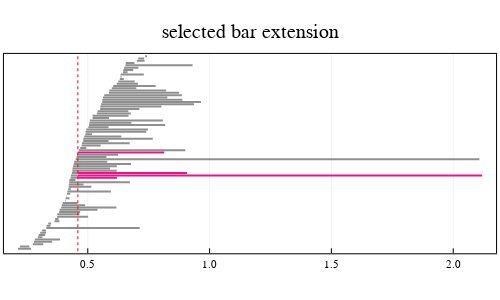

The notebook cell saved with this chart:
### Code cell
# find the corresponding bar extension
be = BE_param[y]

# plot the bar extension
barcode_VR = barcode(C_VR, dim = dim)
p = plot_barcode(barcode_VR, title = "selected bar extension", lw = 2, selected_bars = be, epsilon= param, v_line = [param])
plot(p, size = (500, 300))

### Figure 1 — Plotly figure (JSON) as saved in the notebook; plotly's stock layout.template omitted (floating-point values rounded to 4 significant figures)
{"data": [{"colorbar": {"title": ""}, "hoverinfo": "text", "legendgroup": "y1", "line": {"color": "rgba(143, 143, 143, 1.000)", "dash": "solid", "shape": "linear", "width": 2}, "mode": "lines", "name": "y1", "showlegend": true, "text": ["class 18", "class 18"], "type": "scatter", "x": [0.213, 0.2671], "xaxis": "x1", "y": [1, 1], "yaxis": "y1", "zmax": null, "zmin": null}, {"colorbar": {"title": ""}, "hoverinfo": "text", "legendgroup": "y2", "line": {"color": "rgba(143, 143, 143, 1.000)", "dash": "solid", "shape": "linear", "width": 2}, "mode": "lines", "name": "y2", "showlegend": true, "text": ["class 19", "class 19"], "type": "scatter", "x": [0.2217, 0.26], "xaxis": "x1", "y": [2, 2], "yaxis": "y1", "zmax": null, "zmin": null}, {"colorbar": {"title": ""}, "hoverinfo": "text", "legendgroup": "y3", "line": {"color": "rgba(143, 143, 143, 1.000)", "dash": "solid", "shape": "linear", "width": 2}, "mode": "lines", "name": "y3", "showlegend": true, "text": ["class 20", "class 20"], "type": "scatter", "x": [0.2744, 0.3171], "xaxis": "x1", "y": [3, 3], "yaxis": "y1", "zmax": null, "zmin": null}, {"colorbar": {"title": ""}, "hoverinfo": "text", "legendgroup": "y4", "line": {"color": "rgba(143, 143, 143, 1.000)", "dash": "solid", "shape": "linear", "width": 2}, "mode": "lines", "name": "y4", "showlegend": true, "text": ["class 21", "class 21"], "type": "scatter", "x": [0.2791, 0.3537], "xaxis": "x1", "y": [4, 4], "yaxis": "y1", "zmax": null, "zmin": null}, {"colorbar": {"title": ""}, "hoverinfo": "text", "legendgroup": "y5", "line": {"color": "rgba(143, 143, 143, 1.000)", "dash": "solid", "shape": "linear", "width": 2}, "mode": "lines", "name": "y5", "showlegend": true, "text": ["class 22", "class 22"], "type": "scatter", "x": [0.2825, 0.386], "xaxis": "x1", "y": [5, 5], "yaxis": "y1", "zmax": null, "zmin": null}, {"colorbar": {"title": ""}, "hoverinfo": "text", "legendgroup": "y6", "line": {"color": "rgba(143, 143, 143, 1.000)", "dash": "solid", "shape": "linear", "width": 2}, "mode": "lines", "name": "y6", "showlegend": true, "text": ["class 1", "class 1"], "type": "scatter", "x": [0.295, 0.3141], "xaxis": "x1", "y": [6, 6], "yaxis": "y1", "zmax": null, "zmin": null}, {"colorbar": {"title": ""}, "hoverinfo": "text", "legendgroup": "y7", "line": {"color": "rgba(143, 143, 143, 1.000)", "dash": "solid", "shape": "linear", "width": 2}, "mode": "lines", "name": "y7", "showlegend": true, "text": ["class 2", "class 2"], "type": "scatter", "x": [0.2981, 0.3251], "xaxis": "x1", "y": [7, 7], "yaxis": "y1", "zmax": null, "zmin": null}, {"colorbar": {"title": ""}, "hoverinfo": "text", "legendgroup": "y8", "line": {"color": "rgba(143, 143, 143, 1.000)", "dash": "solid", "shape": "linear", "width": 2}, "mode": "lines", "name": "y8", "showlegend": true, "text": ["class 3", "class 3"], "type": "scatter", "x": [0.3047, 0.3284], "xaxis": "x1", "y": [8, 8], "yaxis": "y1", "zmax": null, "zmin": null}, {"colorbar": {"title": ""}, "hoverinfo": "text", "legendgroup": "y9", "line": {"color": "rgba(143, 143, 143, 1.000)", "dash": "solid", "shape": "linear", "width": 2}, "mode": "lines", "name": "y9", "showlegend": true, "text": ["class 23", "class 23"], "type": "scatter", "x": [0.3123, 0.3288], "xaxis": "x1", "y": [9, 9], "yaxis": "y1", "zmax": null, "zmin": null}, {"colorbar": {"title": ""}, "hoverinfo": "text", "legendgroup": "y10", "line": {"color": "rgba(143, 143, 143, 1.000)", "dash": "solid", "shape": "linear", "width": 2}, "mode": "lines", "name": "y10", "showlegend": true, "text": ["class 73", "class 73"], "type": "scatter", "x": [0.3297, 0.7131], "xaxis": "x1", "y": [10, 10], "yaxis": "y1", "zmax": null, "zmin": null}, {"colorbar": {"title": ""}, "hoverinfo": "text", "legendgroup": "y11", "line": {"color": "rgba(143, 143, 143, 1.000)", "dash": "solid", "shape": "linear", "width": 2}, "mode": "lines", "name": "y11", "showlegend": true, "text": ["class 24", "class 24"], "type": "scatter", "x": [0.3308, 0.3467], "xaxis": "x1", "y": [11, 11], "yaxis": "y1", "zmax": null, "zmin": null}, {"colorbar": {"title": ""}, "hoverinfo": "text", "legendgroup": "y12", "line": {"color": "rgba(143, 143, 143, 1.000)", "dash": "solid", "shape": "linear", "width": 2}, "mode": "lines", "name": "y12", "showlegend": true, "text": ["class 4", "class 4"], "type": "scatter", "x": [0.3379, 0.3497], "xaxis": "x1", "y": [12, 12], "yaxis": "y1", "zmax": null, "zmin": null}, {"colorbar": {"title": ""}, "hoverinfo": "text", "legendgroup": "y13", "line": {"color": "rgba(143, 143, 143, 1.000)", "dash": "solid", "shape": "linear", "width": 2}, "mode": "lines", "name": "y13", "showlegend": true, "text": ["class 25", "class 25"], "type": "scatter", "x": [0.3632, 0.384], "xaxis": "x1", "y": [13, 13], "yaxis": "y1", "zmax": null, "zmin": null}, {"colorbar": {"title": ""}, "hoverinfo": "text", "legendgroup": "y14", "line": {"color": "rgba(143, 143, 143, 1.000)", "dash": "solid", "shape": "linear", "width": 2}, "mode": "lines", "name": "y14", "showlegend": true, "text": ["class 26", "class 26"], "type": "scatter", "x": [0.3662, 0.3801], "xaxis": "x1", "y": [14, 14], "yaxis": "y1", "zmax": null, "zmin": null}, {"colorbar": {"title": ""}, "hoverinfo": "text", "legendgroup": "y15", "line": {"color": "rgba(143, 143, 143, 1.000)", "dash": "solid", "shape": "linear", "width": 2}, "mode": "lines", "name": "y15", "showlegend": true, "text": ["class 27", "class 27"], "type": "scatter", "x": [0.3742, 0.5013], "xaxis": "x1", "y": [15, 15], "yaxis": "y1", "zmax": null, "zmin": null}, {"colorbar": {"title": ""}, "hoverinfo": "text", "legendgroup": "y16", "line": {"color": "rgba(143, 143, 143, 1.000)", "dash": "solid", "shape": "linear", "width": 2}, "mode": "lines", "name": "y16", "showlegend": true, "text": ["class 28", "class 28"], "type": "scatter", "x": [0.3751, 0.4659], "xaxis": "x1", "y": [16, 16], "yaxis": "y1", "zmax": null, "zmin": null}, {"colorbar": {"title": ""}, "hoverinfo": "text", "legendgroup": "y17", "line": {"color": "rgba(143, 143, 143, 1.000)", "dash": "solid", "shape": "linear", "width": 2}, "mode": "lines", "name": "y17", "showlegend": true, "text": ["class 29", "class 29"], "type": "scatter", "x": [0.3827, 0.4686], "xaxis": "x1", "y": [17, 17], "yaxis": "y1", "zmax": null, "zmin": null}, {"colorbar": {"title": ""}, "hoverinfo": "text", "legendgroup": "y18", "line": {"color": "rgba(143, 143, 143, 1.000)", "dash": "solid", "shape": "linear", "width": 2}, "mode": "lines", "name": "y18", "showlegend": true, "text": ["class 30", "class 30"], "type": "scatter", "x": [0.3847, 0.5396], "xaxis": "x1", "y": [18, 18], "yaxis": "y1", "zmax": null, "zmin": null}, {"colorbar": {"title": ""}, "hoverinfo": "text", "legendgroup": "y19", "line": {"color": "rgba(143, 143, 143, 1.000)", "dash": "solid", "shape": "linear", "width": 2}, "mode": "lines", "name": "y19", "showlegend": true, "text": ["class 31", "class 31"], "type": "scatter", "x": [0.3908, 0.6174], "xaxis": "x1", "y": [19, 19], "yaxis": "y1", "zmax": null, "zmin": null}, {"colorbar": {"title": ""}, "hoverinfo": "text", "legendgroup": "y20", "line": {"color": "rgba(143, 143, 143, 1.000)", "dash": "solid", "shape": "linear", "width": 2}, "mode": "lines", "name": "y20", "showlegend": true, "text": ["class 32", "class 32"], "type": "scatter", "x": [0.3935, 0.4892], "xaxis": "x1", "y": [20, 20], "yaxis": "y1", "zmax": null, "zmin": null}, {"colorbar": {"title": ""}, "hoverinfo": "text", "legendgroup": "y21", "line": {"color": "rgba(143, 143, 143, 1.000)", "dash": "solid", "shape": "linear", "width": 2}, "mode": "lines", "name": "y21", "showlegend": true, "text": ["class 33", "class 33"], "type": "scatter", "x": [0.3971, 0.4572], "xaxis": "x1", "y": [21, 21], "yaxis": "y1", "zmax": null, "zmin": null}, {"colorbar": {"title": ""}, "hoverinfo": "text", "legendgroup": "y22", "line": {"color": "rgba(143, 143, 143, 1.000)", "dash": "solid", "shape": "linear", "width": 2}, "mode": "lines", "name": "y22", "showlegend": true, "text": ["class 5", "class 5"], "type": "scatter", "x": [0.4075, 0.4098], "xaxis": "x1", "y": [22, 22], "yaxis": "y1", "zmax": null, "zmin": null}, {"colorbar": {"title": ""}, "hoverinfo": "text", "legendgroup": "y23", "line": {"color": "rgba(143, 143, 143, 1.000)", "dash": "solid", "shape": "linear", "width": 2}, "mode": "lines", "name": "y23", "showlegend": true, "text": ["class 6", "class 6"], "type": "scatter", "x": [0.4095, 0.4246], "xaxis": "x1", "y": [23, 23], "yaxis": "y1", "zmax": null, "zmin": null}, {"colorbar": {"title": ""}, "hoverinfo": "text", "legendgroup": "y24", "line": {"color": "rgba(143, 143, 143, 1.000)", "dash": "solid", "shape": "linear", "width": 2}, "mode": "lines", "name": "y24", "showlegend": true, "text": ["class 7", "class 7"], "type": "scatter", "x": [0.4123, 0.4134], "xaxis": "x1", "y": [24, 24], "yaxis": "y1", "zmax": null, "zmin": null}, {"colorbar": {"title": ""}, "hoverinfo": "text", "legendgroup": "y25", "line": {"color": "rgba(143, 143, 143, 1.000)", "dash": "solid", "shape": "linear", "width": 2}, "mode": "lines", "name": "y25", "showlegend": true, "text": ["class 8", "class 8"], "type": "scatter", "x": [0.4151, 0.4281], "xaxis": "x1", "y": [25, 25], "yaxis": "y1", "zmax": null, "zmin": null}, {"colorbar": {"title": ""}, "hoverinfo": "text", "legendgroup": "y26", "line": {"color": "rgba(143, 143, 143, 1.000)", "dash": "solid", "shape": "linear", "width": 2}, "mode": "lines", "name": "y26", "showlegend": true, "text": ["class 34", "class 34"], "type": "scatter", "x": [0.4166, 0.595], "xaxis": "x1", "y": [26, 26], "yaxis": "y1", "zmax": null, "zmin": null}, {"colorbar": {"title": ""}, "hoverinfo": "text", "legendgroup": "y27", "line": {"color": "rgba(143, 143, 143, 1.000)", "dash": "solid", "shape": "linear", "width": 2}, "mode": "lines", "name": "y27", "showlegend": true, "text": ["class 9", "class 9"], "type": "scatter", "x": [0.4195, 0.4308], "xaxis": "x1", "y": [27, 27], "yaxis": "y1", "zmax": null, "zmin": null}, {"colorbar": {"title": ""}, "hoverinfo": "text", "legendgroup": "y28", "line": {"color": "rgba(143, 143, 143, 1.000)", "dash": "solid", "shape": "linear", "width": 2}, "mode": "lines", "name": "y28", "showlegend": true, "text": ["class 35", "class 35"], "type": "scatter", "x": [0.4213, 0.5145], "xaxis": "x1", "y": [28, 28], "yaxis": "y1", "zmax": null, "zmin": null}, {"colorbar": {"title": ""}, "hoverinfo": "text", "legendgroup": "y29", "line": {"color": "rgba(143, 143, 143, 1.000)", "dash": "solid", "shape": "linear", "width": 2}, "mode": "lines", "name": "y29", "showlegend": true, "text": ["class 10", "class 10"], "type": "scatter", "x": [0.4225, 0.4827], "xaxis": "x1", "y": [29, 29], "yaxis": "y1", "zmax": null, "zmin": null}, {"colorbar": {"title": ""}, "hoverinfo": "text", "legendgroup": "y30", "line": {"color": "rgba(143, 143, 143, 1.000)", "dash": "solid", "shape": "linear", "width": 2}, "mode": "lines", "name": "y30", "showlegend": true, "text": ["class 36", "class 36"], "type": "scatter", "x": [0.4236, 0.6728], "xaxis": "x1", "y": [30, 30], "yaxis": "y1", "zmax": null, "zmin": null}, {"colorbar": {"title": ""}, "hoverinfo": "text", "legendgroup": "y31", "line": {"color": "rgba(143, 143, 143, 1.000)", "dash": "solid", "shape": "linear", "width": 2}, "mode": "lines", "name": "y31", "showlegend": true, "text": ["class 37", "class 37"], "type": "scatter", "x": [0.4247, 0.4491], "xaxis": "x1", "y": [31, 31], "yaxis": "y1", "zmax": null, "zmin": null}, {"colorbar": {"title": ""}, "hoverinfo": "text", "legendgroup": "y32", "line": {"color": "rgba(143, 143, 143, 1.000)", "dash": "solid", "shape": "linear", "width": 2}, "mode": "lines", "name": "y32", "showlegend": true, "text": ["class 64", "class 64"], "type": "scatter", "x": [0.4293, 0.4593], "xaxis": "x1", "y": [32, 32], "yaxis": "y1", "zmax": null, "zmin": null}, {"colorbar": {"title": ""}, "hoverinfo": "text", "legendgroup": "y33", "line": {"color": "rgba(238, 18, 137, 1.000)", "dash": "solid", "shape": "linear", "width": 2}, "mode": "lines", "name": "y33", "showlegend": true, "text": ["class 64", "class 64"], "type": "scatter", "x": [0.4593, 0.6197], "xaxis": "x1", "y": [32, 32], "yaxis": "y1", "zmax": null, "zmin": null}, {"colorbar": {"title": ""}, "hoverinfo": "text", "legendgroup": "y34", "line": {"color": "rgba(143, 143, 143, 1.000)", "dash": "solid", "shape": "linear", "width": 2}, "mode": "lines", "name": "y34", "showlegend": true, "text": ["class 84", "class 84"], "type": "scatter", "x": [0.431, 0.4593], "xaxis": "x1", "y": [33, 33], "yaxis": "y1", "zmax": null, "zmin": null}, {"colorbar": {"title": ""}, "hoverinfo": "text", "legendgroup": "y35", "line": {"color": "rgba(238, 18, 137, 1.000)", "dash": "solid", "shape": "linear", "width": 2}, "mode": "lines", "name": "y35", "showlegend": true, "text": ["class 84", "class 84"], "type": "scatter", "x": [0.4593, 2.119], "xaxis": "x1", "y": [33, 33], "yaxis": "y1", "zmax": null, "zmin": null}, {"colorbar": {"title": ""}, "hoverinfo": "text", "legendgroup": "y36", "line": {"color": "rgba(143, 143, 143, 1.000)", "dash": "solid", "shape": "linear", "width": 2}, "mode": "lines", "name": "y36", "showlegend": true, "text": ["class 79", "class 79"], "type": "scatter", "x": [0.4348, 0.4593], "xaxis": "x1", "y": [34, 34], "yaxis": "y1", "zmax": null, "zmin": null}, {"colorbar": {"title": ""}, "hoverinfo": "text", "legendgroup": "y37", "line": {"color": "rgba(238, 18, 137, 1.000)", "dash": "solid", "shape": "linear", "width": 2}, "mode": "lines", "name": "y37", "showlegend": true, "text": ["class 79", "class 79"], "type": "scatter", "x": [0.4593, 0.9071], "xaxis": "x1", "y": [34, 34], "yaxis": "y1", "zmax": null, "zmin": null}, {"colorbar": {"title": ""}, "hoverinfo": "text", "legendgroup": "y38", "line": {"color": "rgba(143, 143, 143, 1.000)", "dash": "solid", "shape": "linear", "width": 2}, "mode": "lines", "name": "y38", "showlegend": true, "text": ["class 38", "class 38"], "type": "scatter", "x": [0.4367, 0.619], "xaxis": "x1", "y": [35, 35], "yaxis": "y1", "zmax": null, "zmin": null}, {"colorbar": {"title": ""}, "hoverinfo": "text", "legendgroup": "y39", "line": {"color": "rgba(143, 143, 143, 1.000)", "dash": "solid", "shape": "linear", "width": 2}, "mode": "lines", "name": "y39", "showlegend": true, "text": ["class 39", "class 39"], "type": "scatter", "x": [0.4373, 0.5912], "xaxis": "x1", "y": [36, 36], "yaxis": "y1", "zmax": null, "zmin": null}, {"colorbar": {"title": ""}, "hoverinfo": "text", "legendgroup": "y40", "line": {"color": "rgba(143, 143, 143, 1.000)", "dash": "solid", "shape": "linear", "width": 2}, "mode": "lines", "name": "y40", "showlegend": true, "text": ["class 65", "class 65"], "type": "scatter", "x": [0.439, 0.6189], "xaxis": "x1", "y": [37, 37], "yaxis": "y1", "zmax": null, "zmin": null}, {"colorbar": {"title": ""}, "hoverinfo": "text", "legendgroup": "y41", "line": {"color": "rgba(143, 143, 143, 1.000)", "dash": "solid", "shape": "linear", "width": 2}, "mode": "lines", "name": "y41", "showlegend": true, "text": ["class 74", "class 74"], "type": "scatter", "x": [0.4425, 0.6776], "xaxis": "x1", "y": [38, 38], "yaxis": "y1", "zmax": null, "zmin": null}, {"colorbar": {"title": ""}, "hoverinfo": "text", "legendgroup": "y42", "line": {"color": "rgba(143, 143, 143, 1.000)", "dash": "solid", "shape": "linear", "width": 2}, "mode": "lines", "name": "y42", "showlegend": true, "text": ["class 40", "class 40"], "type": "scatter", "x": [0.4438, 0.5799], "xaxis": "x1", "y": [39, 39], "yaxis": "y1", "zmax": null, "zmin": null}, {"colorbar": {"title": ""}, "hoverinfo": "text", "legendgroup": "y43", "line": {"color": "rgba(143, 143, 143, 1.000)", "dash": "solid", "shape": "linear", "width": 2}, "mode": "lines", "name": "y43", "showlegend": true, "text": ["class 85", "class 85"], "type": "scatter", "x": [0.4504, 2.108], "xaxis": "x1", "y": [40, 40], "yaxis": "y1", "zmax": null, "zmin": null}, {"colorbar": {"title": ""}, "hoverinfo": "text", "legendgroup": "y44", "line": {"color": "rgba(143, 143, 143, 1.000)", "dash": "solid", "shape": "linear", "width": 2}, "mode": "lines", "name": "y44", "showlegend": true, "text": ["class 41", "class 41"], "type": "scatter", "x": [0.4536, 0.5765], "xaxis": "x1", "y": [41, 41], "yaxis": "y1", "zmax": null, "zmin": null}, {"colorbar": {"title": ""}, "hoverinfo": "text", "legendgroup": "y45", "line": {"color": "rgba(143, 143, 143, 1.000)", "dash": "solid", "shape": "linear", "width": 2}, "mode": "lines", "name": "y45", "showlegend": true, "text": ["class 66", "class 66"], "type": "scatter", "x": [0.4558, 0.6245], "xaxis": "x1", "y": [42, 42], "yaxis": "y1", "zmax": null, "zmin": null}, {"colorbar": {"title": ""}, "hoverinfo": "text", "legendgroup": "y46", "line": {"color": "rgba(143, 143, 143, 1.000)", "dash": "solid", "shape": "linear", "width": 2}, "mode": "lines", "name": "y46", "showlegend": true, "text": ["class 75", "class 75"], "type": "scatter", "x": [0.4593, 0.4593], "xaxis": "x1", "y": [43, 43], "yaxis": "y1", "zmax": null, "zmin": null}, {"colorbar": {"title": ""}, "hoverinfo": "text", "legendgroup": "y47", "line": {"color": "rgba(238, 18, 137, 1.000)", "dash": "solid", "shape": "linear", "width": 2}, "mode": "lines", "name": "y47", "showlegend": true, "text": ["class 75", "class 75"], "type": "scatter", "x": [0.4593, 0.8139], "xaxis": "x1", "y": [43, 43], "yaxis": "y1", "zmax": null, "zmin": null}, {"colorbar": {"title": ""}, "hoverinfo": "text", "legendgroup": "y48", "line": {"color": "rgba(143, 143, 143, 1.000)", "dash": "solid", "shape": "linear", "width": 2}, "mode": "lines", "name": "y48", "showlegend": true, "text": ["class 80", "class 80"], "type": "scatter", "x": [0.463, 0.9004], "xaxis": "x1", "y": [44, 44], "yaxis": "y1", "zmax": null, "zmin": null}, {"colorbar": {"title": ""}, "hoverinfo": "text", "legendgroup": "y49", "line": {"color": "rgba(143, 143, 143, 1.000)", "dash": "solid", "shape": "linear", "width": 2}, "mode": "lines", "name": "y49", "showlegend": true, "text": ["class 11", "class 11"], "type": "scatter", "x": [0.4689, 0.4939], "xaxis": "x1", "y": [45, 45], "yaxis": "y1", "zmax": null, "zmin": null}, {"colorbar": {"title": ""}, "hoverinfo": "text", "legendgroup": "y50", "line": {"color": "rgba(143, 143, 143, 1.000)", "dash": "solid", "shape": "linear", "width": 2}, "mode": "lines", "name": "y50", "showlegend": true, "text": ["class 42", "class 42"], "type": "scatter", "x": [0.4745, 0.5528], "xaxis": "x1", "y": [46, 46], "yaxis": "y1", "zmax": null, "zmin": null}, {"colorbar": {"title": ""}, "hoverinfo": "text", "legendgroup": "y51", "line": {"color": "rgba(143, 143, 143, 1.000)", "dash": "solid", "shape": "linear", "width": 2}, "mode": "lines", "name": "y51", "showlegend": true, "text": ["class 67", "class 67"], "type": "scatter", "x": [0.476, 0.6721], "xaxis": "x1", "y": [47, 47], "yaxis": "y1", "zmax": null, "zmin": null}, {"colorbar": {"title": ""}, "hoverinfo": "text", "legendgroup": "y52", "line": {"color": "rgba(143, 143, 143, 1.000)", "dash": "solid", "shape": "linear", "width": 2}, "mode": "lines", "name": "y52", "showlegend": true, "text": ["class 43", "class 43"], "type": "scatter", "x": [0.481, 0.5852], "xaxis": "x1", "y": [48, 48], "yaxis": "y1", "zmax": null, "zmin": null}, {"colorbar": {"title": ""}, "hoverinfo": "text", "legendgroup": "y53", "line": {"color": "rgba(143, 143, 143, 1.000)", "dash": "solid", "shape": "linear", "width": 2}, "mode": "lines", "name": "y53", "showlegend": true, "text": ["class 76", "class 76"], "type": "scatter", "x": [0.4817, 0.7668], "xaxis": "x1", "y": [49, 49], "yaxis": "y1", "zmax": null, "zmin": null}, {"colorbar": {"title": ""}, "hoverinfo": "text", "legendgroup": "y54", "line": {"color": "rgba(143, 143, 143, 1.000)", "dash": "solid", "shape": "linear", "width": 2}, "mode": "lines", "name": "y54", "showlegend": true, "text": ["class 44", "class 44"], "type": "scatter", "x": [0.4853, 0.6376], "xaxis": "x1", "y": [50, 50], "yaxis": "y1", "zmax": null, "zmin": null}, {"colorbar": {"title": ""}, "hoverinfo": "text", "legendgroup": "y55", "line": {"color": "rgba(143, 143, 143, 1.000)", "dash": "solid", "shape": "linear", "width": 2}, "mode": "lines", "name": "y55", "showlegend": true, "text": ["class 45", "class 45"], "type": "scatter", "x": [0.4902, 0.5172], "xaxis": "x1", "y": [51, 51], "yaxis": "y1", "zmax": null, "zmin": null}, {"colorbar": {"title": ""}, "hoverinfo": "text", "legendgroup": "y56", "line": {"color": "rgba(143, 143, 143, 1.000)", "dash": "solid", "shape": "linear", "width": 2}, "mode": "lines", "name": "y56", "showlegend": true, "text": ["class 68", "class 68"], "type": "scatter", "x": [0.4908, 0.74], "xaxis": "x1", "y": [52, 52], "yaxis": "y1", "zmax": null, "zmin": null}, {"colorbar": {"title": ""}, "hoverinfo": "text", "legendgroup": "y57", "line": {"color": "rgba(143, 143, 143, 1.000)", "dash": "solid", "shape": "linear", "width": 2}, "mode": "lines", "name": "y57", "showlegend": true, "text": ["class 46", "class 46"], "type": "scatter", "x": [0.4939, 0.7472], "xaxis": "x1", "y": [53, 53], "yaxis": "y1", "zmax": null, "zmin": null}, {"colorbar": {"title": ""}, "hoverinfo": "text", "legendgroup": "y58", "line": {"color": "rgba(143, 143, 143, 1.000)", "dash": "solid", "shape": "linear", "width": 2}, "mode": "lines", "name": "y58", "showlegend": true, "text": ["class 47", "class 47"], "type": "scatter", "x": [0.5024, 0.5854], "xaxis": "x1", "y": [54, 54], "yaxis": "y1", "zmax": null, "zmin": null}, {"colorbar": {"title": ""}, "hoverinfo": "text", "legendgroup": "y59", "line": {"color": "rgba(143, 143, 143, 1.000)", "dash": "solid", "shape": "linear", "width": 2}, "mode": "lines", "name": "y59", "showlegend": true, "text": ["class 77", "class 77"], "type": "scatter", "x": [0.5051, 0.8171], "xaxis": "x1", "y": [55, 55], "yaxis": "y1", "zmax": null, "zmin": null}, {"colorbar": {"title": ""}, "hoverinfo": "text", "legendgroup": "y60", "line": {"color": "rgba(143, 143, 143, 1.000)", "dash": "solid", "shape": "linear", "width": 2}, "mode": "lines", "name": "y60", "showlegend": true, "text": ["class 48", "class 48"], "type": "scatter", "x": [0.5069, 0.6791], "xaxis": "x1", "y": [56, 56], "yaxis": "y1", "zmax": null, "zmin": null}, {"colorbar": {"title": ""}, "hoverinfo": "text", "legendgroup": "y61", "line": {"color": "rgba(143, 143, 143, 1.000)", "dash": "solid", "shape": "linear", "width": 2}, "mode": "lines", "name": "y61", "showlegend": true, "text": ["class 69", "class 69"], "type": "scatter", "x": [0.5085, 0.8084], "xaxis": "x1", "y": [57, 57], "yaxis": "y1", "zmax": null, "zmin": null}, {"colorbar": {"title": ""}, "hoverinfo": "text", "legendgroup": "y62", "line": {"color": "rgba(143, 143, 143, 1.000)", "dash": "solid", "shape": "linear", "width": 2}, "mode": "lines", "name": "y62", "showlegend": true, "text": ["class 49", "class 49"], "type": "scatter", "x": [0.5198, 0.5868], "xaxis": "x1", "y": [58, 58], "yaxis": "y1", "zmax": null, "zmin": null}, {"colorbar": {"title": ""}, "hoverinfo": "text", "legendgroup": "y63", "line": {"color": "rgba(143, 143, 143, 1.000)", "dash": "solid", "shape": "linear", "width": 2}, "mode": "lines", "name": "y63", "showlegend": true, "text": ["class 50", "class 50"], "type": "scatter", "x": [0.5198, 0.6671], "xaxis": "x1", "y": [59, 59], "yaxis": "y1", "zmax": null, "zmin": null}, {"colorbar": {"title": ""}, "hoverinfo": "text", "legendgroup": "y64", "line": {"color": "rgba(143, 143, 143, 1.000)", "dash": "solid", "shape": "linear", "width": 2}, "mode": "lines", "name": "y64", "showlegend": true, "text": ["class 12", "class 12"], "type": "scatter", "x": [0.5372, 0.6769], "xaxis": "x1", "y": [60, 60], "yaxis": "y1", "zmax": null, "zmin": null}, {"colorbar": {"title": ""}, "hoverinfo": "text", "legendgroup": "y65", "line": {"color": "rgba(143, 143, 143, 1.000)", "dash": "solid", "shape": "linear", "width": 2}, "mode": "lines", "name": "y65", "showlegend": true, "text": ["class 51", "class 51"], "type": "scatter", "x": [0.5403, 0.6667], "xaxis": "x1", "y": [61, 61], "yaxis": "y1", "zmax": null, "zmin": null}, {"colorbar": {"title": ""}, "hoverinfo": "text", "legendgroup": "y66", "line": {"color": "rgba(143, 143, 143, 1.000)", "dash": "solid", "shape": "linear", "width": 2}, "mode": "lines", "name": "y66", "showlegend": true, "text": ["class 52", "class 52"], "type": "scatter", "x": [0.5509, 0.7119], "xaxis": "x1", "y": [62, 62], "yaxis": "y1", "zmax": null, "zmin": null}, {"colorbar": {"title": ""}, "hoverinfo": "text", "legendgroup": "y67", "line": {"color": "rgba(143, 143, 143, 1.000)", "dash": "solid", "shape": "linear", "width": 2}, "mode": "lines", "name": "y67", "showlegend": true, "text": ["class 53", "class 53"], "type": "scatter", "x": [0.5512, 0.8021], "xaxis": "x1", "y": [63, 63], "yaxis": "y1", "zmax": null, "zmin": null}, {"colorbar": {"title": ""}, "hoverinfo": "text", "legendgroup": "y68", "line": {"color": "rgba(143, 143, 143, 1.000)", "dash": "solid", "shape": "linear", "width": 2}, "mode": "lines", "name": "y68", "showlegend": true, "text": ["class 82", "class 82"], "type": "scatter", "x": [0.5547, 0.936], "xaxis": "x1", "y": [64, 64], "yaxis": "y1", "zmax": null, "zmin": null}, {"colorbar": {"title": ""}, "hoverinfo": "text", "legendgroup": "y69", "line": {"color": "rgba(143, 143, 143, 1.000)", "dash": "solid", "shape": "linear", "width": 2}, "mode": "lines", "name": "y69", "showlegend": true, "text": ["class 83", "class 83"], "type": "scatter", "x": [0.5594, 0.9647], "xaxis": "x1", "y": [65, 65], "yaxis": "y1", "zmax": null, "zmin": null}, {"colorbar": {"title": ""}, "hoverinfo": "text", "legendgroup": "y70", "line": {"color": "rgba(143, 143, 143, 1.000)", "dash": "solid", "shape": "linear", "width": 2}, "mode": "lines", "name": "y70", "showlegend": true, "text": ["class 54", "class 54"], "type": "scatter", "x": [0.5597, 0.8882], "xaxis": "x1", "y": [66, 66], "yaxis": "y1", "zmax": null, "zmin": null}, {"colorbar": {"title": ""}, "hoverinfo": "text", "legendgroup": "y71", "line": {"color": "rgba(143, 143, 143, 1.000)", "dash": "solid", "shape": "linear", "width": 2}, "mode": "lines", "name": "y71", "showlegend": true, "text": ["class 81", "class 81"], "type": "scatter", "x": [0.5625, 0.8266], "xaxis": "x1", "y": [67, 67], "yaxis": "y1", "zmax": null, "zmin": null}, {"colorbar": {"title": ""}, "hoverinfo": "text", "legendgroup": "y72", "line": {"color": "rgba(143, 143, 143, 1.000)", "dash": "solid", "shape": "linear", "width": 2}, "mode": "lines", "name": "y72", "showlegend": true, "text": ["class 70", "class 70"], "type": "scatter", "x": [0.5677, 0.8863], "xaxis": "x1", "y": [68, 68], "yaxis": "y1", "zmax": null, "zmin": null}, {"colorbar": {"title": ""}, "hoverinfo": "text", "legendgroup": "y73", "line": {"color": "rgba(143, 143, 143, 1.000)", "dash": "solid", "shape": "linear", "width": 2}, "mode": "lines", "name": "y73", "showlegend": true, "text": ["class 55", "class 55"], "type": "scatter", "x": [0.5869, 0.875], "xaxis": "x1", "y": [69, 69], "yaxis": "y1", "zmax": null, "zmin": null}, {"colorbar": {"title": ""}, "hoverinfo": "text", "legendgroup": "y74", "line": {"color": "rgba(143, 143, 143, 1.000)", "dash": "solid", "shape": "linear", "width": 2}, "mode": "lines", "name": "y74", "showlegend": true, "text": ["class 56", "class 56"], "type": "scatter", "x": [0.5887, 0.8217], "xaxis": "x1", "y": [70, 70], "yaxis": "y1", "zmax": null, "zmin": null}, {"colorbar": {"title": ""}, "hoverinfo": "text", "legendgroup": "y75", "line": {"color": "rgba(143, 143, 143, 1.000)", "dash": "solid", "shape": "linear", "width": 2}, "mode": "lines", "name": "y75", "showlegend": true, "text": ["class 13", "class 13"], "type": "scatter", "x": [0.5987, 0.6993], "xaxis": "x1", "y": [71, 71], "yaxis": "y1", "zmax": null, "zmin": null}, {"colorbar": {"title": ""}, "hoverinfo": "text", "legendgroup": "y76", "line": {"color": "rgba(143, 143, 143, 1.000)", "dash": "solid", "shape": "linear", "width": 2}, "mode": "lines", "name": "y76", "showlegend": true, "text": ["class 78", "class 78"], "type": "scatter", "x": [0.6041, 0.7786], "xaxis": "x1", "y": [72, 72], "yaxis": "y1", "zmax": null, "zmin": null}, {"colorbar": {"title": ""}, "hoverinfo": "text", "legendgroup": "y77", "line": {"color": "rgba(143, 143, 143, 1.000)", "dash": "solid", "shape": "linear", "width": 2}, "mode": "lines", "name": "y77", "showlegend": true, "text": ["class 71", "class 71"], "type": "scatter", "x": [0.6191, 0.7061], "xaxis": "x1", "y": [73, 73], "yaxis": "y1", "zmax": null, "zmin": null}, {"colorbar": {"title": ""}, "hoverinfo": "text", "legendgroup": "y78", "line": {"color": "rgba(143, 143, 143, 1.000)", "dash": "solid", "shape": "linear", "width": 2}, "mode": "lines", "name": "y78", "showlegend": true, "text": ["class 72", "class 72"], "type": "scatter", "x": [0.6254, 0.6926], "xaxis": "x1", "y": [74, 74], "yaxis": "y1", "zmax": null, "zmin": null}, {"colorbar": {"title": ""}, "hoverinfo": "text", "legendgroup": "y79", "line": {"color": "rgba(143, 143, 143, 1.000)", "dash": "solid", "shape": "linear", "width": 2}, "mode": "lines", "name": "y79", "showlegend": true, "text": ["class 14", "class 14"], "type": "scatter", "x": [0.6315, 0.6479], "xaxis": "x1", "y": [75, 75], "yaxis": "y1", "zmax": null, "zmin": null}, {"colorbar": {"title": ""}, "hoverinfo": "text", "legendgroup": "y80", "line": {"color": "rgba(143, 143, 143, 1.000)", "dash": "solid", "shape": "linear", "width": 2}, "mode": "lines", "name": "y80", "showlegend": true, "text": ["class 15", "class 15"], "type": "scatter", "x": [0.6346, 0.6386], "xaxis": "x1", "y": [76, 76], "yaxis": "y1", "zmax": null, "zmin": null}, {"colorbar": {"title": ""}, "hoverinfo": "text", "legendgroup": "y81", "line": {"color": "rgba(143, 143, 143, 1.000)", "dash": "solid", "shape": "linear", "width": 2}, "mode": "lines", "name": "y81", "showlegend": true, "text": ["class 57", "class 57"], "type": "scatter", "x": [0.6348, 0.7301], "xaxis": "x1", "y": [77, 77], "yaxis": "y1", "zmax": null, "zmin": null}, {"colorbar": {"title": ""}, "hoverinfo": "text", "legendgroup": "y82", "line": {"color": "rgba(143, 143, 143, 1.000)", "dash": "solid", "shape": "linear", "width": 2}, "mode": "lines", "name": "y82", "showlegend": true, "text": ["class 58", "class 58"], "type": "scatter", "x": [0.6446, 0.6634], "xaxis": "x1", "y": [78, 78], "yaxis": "y1", "zmax": null, "zmin": null}, {"colorbar": {"title": ""}, "hoverinfo": "text", "legendgroup": "y83", "line": {"color": "rgba(143, 143, 143, 1.000)", "dash": "solid", "shape": "linear", "width": 2}, "mode": "lines", "name": "y83", "showlegend": true, "text": ["class 59", "class 59"], "type": "scatter", "x": [0.646, 0.6864], "xaxis": "x1", "y": [79, 79], "yaxis": "y1", "zmax": null, "zmin": null}, {"colorbar": {"title": ""}, "hoverinfo": "text", "legendgroup": "y84", "line": {"color": "rgba(143, 143, 143, 1.000)", "dash": "solid", "shape": "linear", "width": 2}, "mode": "lines", "name": "y84", "showlegend": true, "text": ["class 60", "class 60"], "type": "scatter", "x": [0.6491, 0.7076], "xaxis": "x1", "y": [80, 80], "yaxis": "y1", "zmax": null, "zmin": null}, {"colorbar": {"title": ""}, "hoverinfo": "text", "legendgroup": "y85", "line": {"color": "rgba(143, 143, 143, 1.000)", "dash": "solid", "shape": "linear", "width": 2}, "mode": "lines", "name": "y85", "showlegend": true, "text": ["class 61", "class 61"], "type": "scatter", "x": [0.6544, 0.9301], "xaxis": "x1", "y": [81, 81], "yaxis": "y1", "zmax": null, "zmin": null}, {"colorbar": {"title": ""}, "hoverinfo": "text", "legendgroup": "y86", "line": {"color": "rgba(143, 143, 143, 1.000)", "dash": "solid", "shape": "linear", "width": 2}, "mode": "lines", "name": "y86", "showlegend": true, "text": ["class 62", "class 62"], "type": "scatter", "x": [0.6559, 0.6917], "xaxis": "x1", "y": [82, 82], "yaxis": "y1", "zmax": null, "zmin": null}, {"colorbar": {"title": ""}, "hoverinfo": "text", "legendgroup": "y87", "line": {"color": "rgba(143, 143, 143, 1.000)", "dash": "solid", "shape": "linear", "width": 2}, "mode": "lines", "name": "y87", "showlegend": true, "text": ["class 16", "class 16"], "type": "scatter", "x": [0.7016, 0.7333], "xaxis": "x1", "y": [83, 83], "yaxis": "y1", "zmax": null, "zmin": null}, {"colorbar": {"title": ""}, "hoverinfo": "text", "legendgroup": "y88", "line": {"color": "rgba(143, 143, 143, 1.000)", "dash": "solid", "shape": "linear", "width": 2}, "mode": "lines", "name": "y88", "showlegend": true, "text": ["class 63", "class 63"], "type": "scatter", "x": [0.7073, 0.7313], "xaxis": "x1", "y": [84, 84], "yaxis": "y1", "zmax": null, "zmin": null}, {"colorbar": {"title": ""}, "hoverinfo": "text", "legendgroup": "y89", "line": {"color": "rgba(143, 143, 143, 1.000)", "dash": "solid", "shape": "linear", "width": 2}, "mode": "lines", "name": "y89", "showlegend": true, "text": ["class 17", "class 17"], "type": "scatter", "x": [0.7358, 0.7432], "xaxis": "x1", "y": [85, 85], "yaxis": "y1", "zmax": null, "zmin": null}, {"colorbar": {"title": ""}, "legendgroup": "y90", "line": {"color": "rgba(255, 0, 0, 1.000)", "dash": "dot", "shape": "linear", "width": 1}, "mode": "lines", "name": "y90", "showlegend": true, "type": "scatter", "x": [0.4593, 0.4593], "xaxis": "x1", "y": [-8701, 8786], "yaxis": "y1", "zmax": null, "zmin": null}], "layout": {"annotations": [{"font": {"color": "rgba(0, 0, 0, 1.000)", "family": "sans-serif", "size": 20}, "rotation": 0, "showarrow": false, "text": "selected bar extension", "x": 0.5, "xanchor": "center", "xref": "paper", "y": 1, "yanchor": "top", "yref": "paper"}], "height": 300, "margin": {"b": 20, "l": 0, "r": 0, "t": 20}, "paper_bgcolor": "rgba(255, 255, 255, 1.000)", "plot_bgcolor": "rgba(255, 255, 255, 1.000)", "showlegend": false, "width": 500, "xaxis": {"anchor": "y1", "domain": [0.007874, 0.9921], "gridcolor": "rgba(0, 0, 0, 0.100)", "gridwidth": 0.5, "linecolor": "rgba(0, 0, 0, 1.000)", "mirror": true, "range": [0.1559, 2.176], "showgrid": true, "showline": true, "showticklabels": true, "tickangle": 0, "tickcolor": "rgb(0, 0, 0)", "tickfont": {"color": "rgba(0, 0, 0, 1.000)", "family": "sans-serif", "size": 11}, "tickmode": "array", "ticks": "inside", "ticktext": ["0.5", "1.0", "1.5", "2.0"], "tickvals": [0.5, 1, 1.5, 2], "title": "", "titlefont": {"color": "rgba(0, 0, 0, 1.000)", "family": "sans-serif", "size": 15}, "type": "-", "visible": true, "zeroline": false, "zerolinecolor": "rgba(0, 0, 0, 1.000)"}, "yaxis": {"anchor": "x1", "domain": [0.1027, 0.8696], "gridcolor": "rgba(0, 0, 0, 0.100)", "gridwidth": 0.5, "linecolor": "rgba(0, 0, 0, 1.000)", "mirror": true, "range": [-1, 86], "showgrid": true, "showline": true, "showticklabels": true, "tickangle": 0, "tickcolor": "rgb(0, 0, 0)", "tickfont": {"color": "rgba(0, 0, 0, 1.000)", "family": "sans-serif", "size": 11}, "tickmode": "array", "ticks": "inside", "ticktext": [], "tickvals": [], "title": "", "titlefont": {"color": "rgba(0, 0, 0, 1.000)", "family": "sans-serif", "size": 15}, "type": "-", "visible": true, "zeroline": false, "zerolinecolor": "rgba(0, 0, 0, 1.000)"}}}
